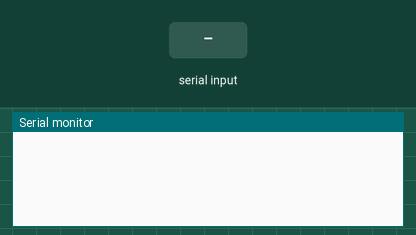
Bench run of a sketch on a simulated Arduino Uno, built with avr-gcc and run on an emulated ATmega328P. Shown: the last lines printed to the serial monitor. The inputs (shaded band) are chosen by the test bench. Storage starts empty.

Above: at 1.0 s.
1.1 s: "1" received over Serial
At 2.1 s:
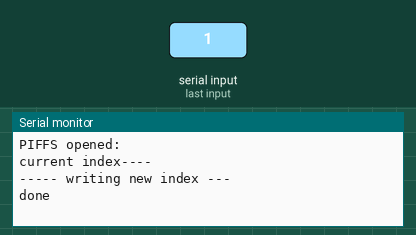
2.6 s: "0" received over Serial
At 4.87 s:
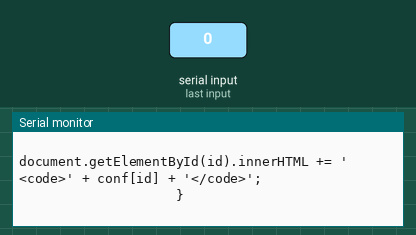
5.6 s: "2" received over Serial
At 7.87 s:
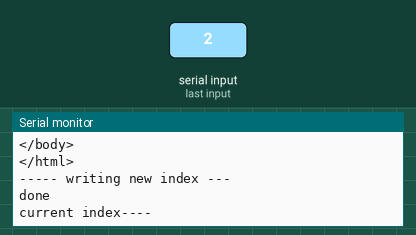

Measured:
- after the input at 1.1 s, the serial monitor: prints a new line at once (image 1)
- after the input at 2.6 s, the serial monitor: prints a new line at once (image 2)

The sketch:

SPIFFS-Upload.ino
```cpp
#include "FS.h"
void setup() {
  // put your setup code here, to run once:
  Serial.begin(9600);
  bool result = SPIFFS.begin();
  while (!Serial.available()){}
  Serial.println("SPIFFS opened: " + result);
}

void loop() {
  // put your main code here, to run repeatedly:
  if (Serial.available()){
    Serial.read();
    Serial.println("current index----");
    File f = SPIFFS.open("/index.html","r");
    while(f.available())
    {
      //read line by line from the file
      char ch = f.read();
      Serial.write(ch);
    }
    f.close();
    Serial.println("----- writing new index ---");
    f = SPIFFS.open("/index.html","w");
f.print("<!DOCTYPE html>\n<html>\n<head>\n    <style>\n    input[type=text], select {\n      width: 100%;\n      padding: 12px 20px;\n      margin: 8px 0;\n      display: inline-block;\n      border: 1px solid #ccc;\n      border-radius: 4px;\n      box-sizing: border-box;\n    }\n\n    input[type=submit] {\n      width: 80%;\n      background-color: #4CAF50;\n      color: white;\n      padding: 14px 20px;\n      margin: 8px 0;\n      border: none;\n      border-radius: 4px;\n      cursor: pointer;\n    }\n\n    input[type=submit]:hover {\n      background-color: #45a049;\n    }\n\n    .menu ul {\n      list-style-type: none;\n      margin: 0;\n      padding: 0;\n      overflow: hidden;\n      background-color: #3A3D30;\n    }\n\n    .menu li {\n      float: left;\n      border-right:1px solid #669CCB;\n    }\n\n    .menu li:last-child {\n      border-right: none;\n    }\n\n    .menu li a {\n      display: block;\n      color: white;\n      text-align: center;\n      padding: 14px 16px;\n      text-decoration: none;\n    }\n\n    .menu li a:hover:not(.active) {\n      background-color: #5277DD;\n    }\n\n    .active {\n      background-color: #4CAF50;\n    }\n\n    .status-box{\n      display: block;\n      margin: auto;\n      background-color: #A2BCAC;\n      text-align: left;\n      padding: 14px 16px;\n      text-decoration: none;\n      border-width: 2px;\n    }\n\n    body{\n      background-color: #5C6E55\n    }\n\n    .status-box li{\n      margin: 0 0 7px 0;\n    }\n    </style>\n    <script>\n        function menu(x){\n            let tabs = ['status', 'network', 'security'];\n            tabs.forEach(function(x){\n                document.getElementById(x).style.display = 'none';\n                document.getElementById(x+'-link').classList.remove(\"active\");\n            });\n            document.getElementById(x).style.display = '';\n            document.getElementById(x+'-link').classList.add(\"active\");\n        }\n\n        window.onload = function(){\n            fetch('/config.json').then((x) => x.json()).then((conf) => {\n                for (let id in conf){\n                    if (id.startsWith('static')){\n                        document.getElementById(id).innerHTML += ' <code>' + conf[id] + '</code>';\n                    }\n                    else if (id != 'mode')\n                        document.getElementById(id).value = conf[id];\n                }\n                if (conf.mode === 'acc'){\n                    document.getElementById('wifitype').selectedIndex = 1;\n                    document.getElementById('wifimode').innerHTML += ' <code>Access Point</code>';\n                }\n                else{\n                    document.getElementById('wifitype').selectedIndex = 0;\n                    document.getElementById('wifimode').innerHTML += ' <code>Station</code>';\n                }\n            });\n            menu('status');\n        };\n    </script>\n</head>\n<body>\n\n<div class=\"menu\">\n  <ul>\n    <li><a class=\"active\" id=\"status-link\" onclick=\"menu('status');\">Status</a></li>\n    <li><a id=\"network-link\" onclick=\"menu('network');\">Network</a></li>\n    <li><a id=\"security-link\" onclick=\"menu('security');\">Security</a></li>\n    <li style=\"float:right\"><a href=\"#about\">RapidAccess Control Panel</a></li>\n  </ul>\n</div>\n<br>\n<div id=\"status\" class=\"status-box\" style=\"height:200px; width:300px\">\n  <b>Network Status</b>\n  <hr color=\"black\">\n  <ul>\n  <li id=\"staticDeviceIp\">Device IP:</li>\n  <li id=\"wifimode\">Wireless Mode:</li>\n  <li id=\"staticUsbStatus\">USB Connection:</li>\n  <li id=\"staticWirelessClient\">Wireless SSH Client:</li>\n  </ul>\n</div>\n\n<div id=\"network\" class=\"status-box\" style=\"height:400px; width:300px\">\n    <b>Wireless Network Configuration</b>\n    <hr color=\"black\">\n    <form action=\"/networkUpdate\" method=\"get\">\n        <label for=\"wifitype\">Wireless Mode</label>\n        <select id=\"wifitype\" name=\"wifitype\">\n          <option value=\"sta\">Station (connect to existing network)</option>\n          <option value=\"acc\">AP (broadcast own network)</option>\n        </select>\n        <label for=\"wifiname\">Wireless Network Name:</label><br>\n        <input type=\"text\" id=\"wifiname\" name=\"wifiname\"><br>\n        <label for=\"wifipass\">Wireless Network Key:</label><br>\n        <input type=\"text\" id=\"wifipass\" name=\"wifipass\"><br>\n        <label for=\"hostname\">mDns Hostname:</label><br>\n        <input type=\"text\" id=\"hostname\" name=\"hostname\"><br>\n        <input type=\"submit\" value=\"Update Network\">\n    </form>\n</div>\n\n<div id=\"security\" class=\"status-box\" style=\"height:250px; width:250px\">\n  <b>Security/Login Configuration</b>\n  <hr color=\"black\">\n  <form action=\"/networkUpdate\" method=\"get\">\n    <label for=\"username\">Admin Panel Username:</label><br>\n    <input type=\"text\" id=\"username\" name=\"username\" value=\"admin\" disabled=\"true\"><br>\n    <label for=\"adminpass\">Admin Panel Password:</label><br>\n    <input type=\"text\" id=\"adminpass\" name=\"adminpass\"><br>\n    <input type=\"submit\" value=\"Update Settings\">\n  </form>\n</div>\n</body>\n</html>\n");
f.close();
    Serial.println("done");
  }
}
```
